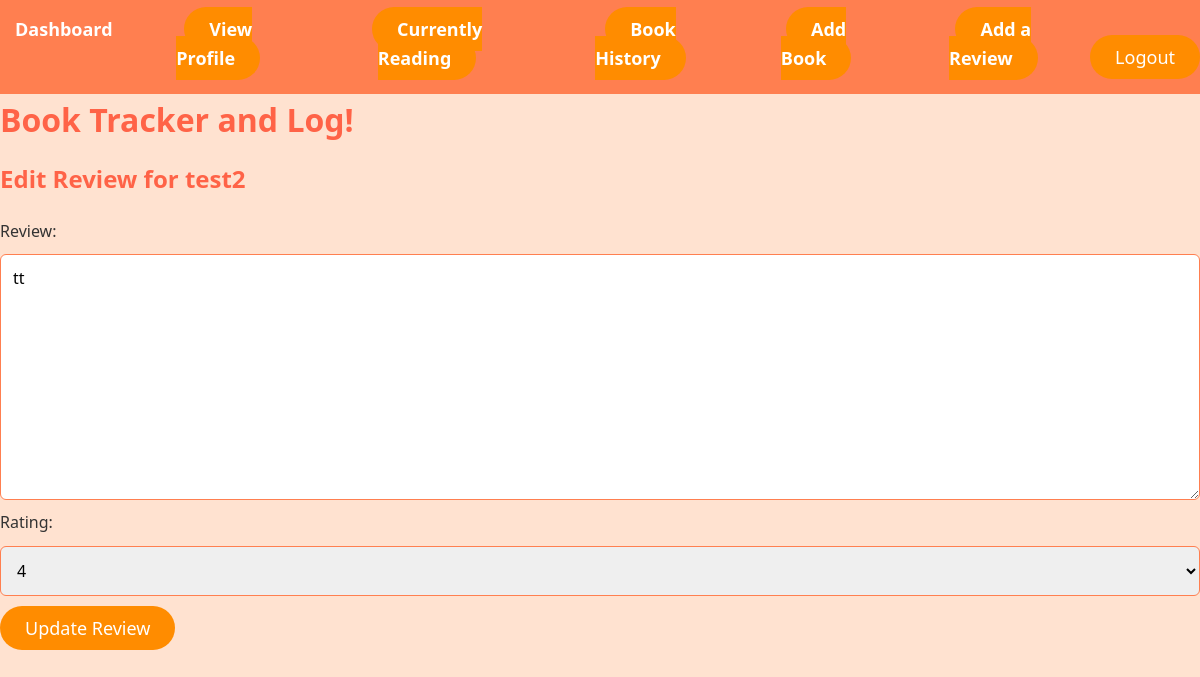
Screenshot of /project/edit_review/8/ (signed in) with the database file from the repository.
### project/models.py (models this page shows, shortened)
class Review(models.Model):
    book = models.ForeignKey(Book, on_delete=models.CASCADE)
    review = models.TextField(blank=False, max_length=250, null=True)
    user = models.ForeignKey(Reader, on_delete=models.CASCADE, related_name="reviews")
    rating = models.IntegerField(blank=False, null=True)

class Book(models.Model):
    title = models.CharField(max_length=200)
    author = models.CharField(max_length=200)
    description = models.TextField(default="No description available")
    is_read = models.BooleanField(default=False)
    is_currently_reading = models.BooleanField(default=False)
    reader = models.ForeignKey(Reader, on_delete=models.CASCADE)

### project/views.py (the view, shortened to what this page needs)
# urls.py: path('edit_review/<int:pk>/', views.EditReviewView.as_view(), name='edit_review'),  # Edit a review
class EditReviewView(UpdateView):
    model = Review
    form_class = EditReviewForm
    template_name = 'project/edit_review.html'
    def get_form_kwargs(self):
        kwargs = super().get_form_kwargs()
        kwargs['user'] = self.request.user.reader
        return kwargs

### project/forms.py
class EditReviewForm(forms.ModelForm):
    RATING_CHOICES = [(i, str(i)) for i in range(1, 6)]
    class Meta:
        model = Review
        fields = ['review', 'rating']
    def __init__(self, *args, **kwargs):
        user = kwargs.pop('user', None)  # Get the user from the form context
        super().__init__(*args, **kwargs)
        if user:
            self.fields['rating'] = forms.ChoiceField(choices=self.RATING_CHOICES, required=True)

### project/templates/project/edit_review.html (shortened to what this page needs)
{% extends 'project/base.html' %}
{% block content %}
  <h2>Edit Review for {{ form.instance.book.title }}</h2>
  <form method="POST">
    {{ form.as_p }}
    <button type="submit">Update Review</button>
  </form>
{% endblock %}

### static/project/styles.css (style rules this page uses)
* { margin: 0; padding: 0; box-sizing: border-box; font-family: 'Segoe UI', Tahoma, Geneva, Verdana, sans-serif; }
body { background-color: #FFE2D0; color: #333; line-height: 1.6; }
h1, h2, h3, h4 { color: #FF6347; font-family: 'Segoe UI', Tahoma, Geneva, Verdana, sans-serif; margin-bottom: 15px; }
form { margin-top: 20px; }
form input[type="text"], form textarea, form select { width: 100%; padding: 12px; margin: 10px 0; border: 1px solid #FF7F50; border-radius: 6px; font-size: 16px; }
form input[type="submit"], button { padding: 12px 20px; background-color: #FF6347; color: white; border: none; border-radius: 30px; cursor: pointer; font-size: 18px; transition: background-color 0.3s ease; }
button, .btn { padding: 10px 25px; background-color: #FF8C00; color: white; border: none; border-radius: 50px; font-size: 18px; cursor: pointer; transition: all 0.3s ease; }

### rows the page displays
Review: instance.book "test2", review "tt", rating "4"
